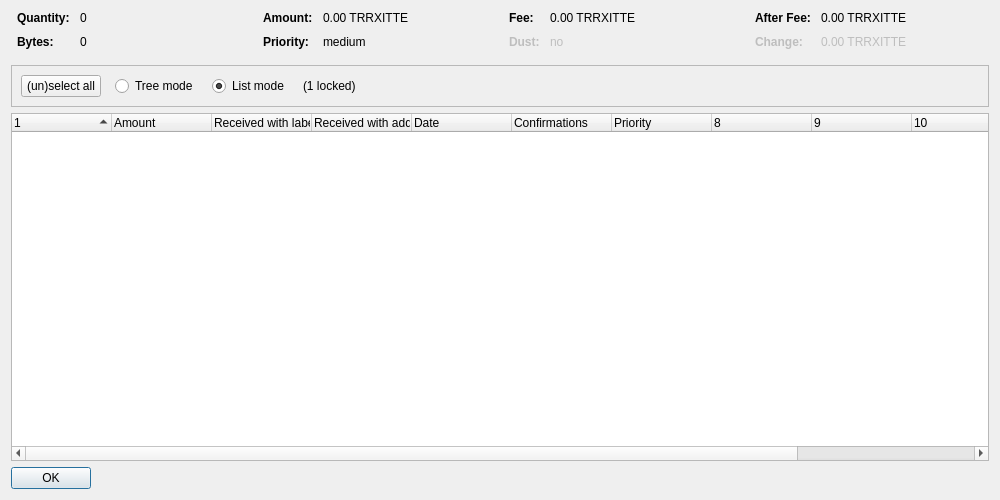
<?xml version="1.0" encoding="UTF-8"?>
<ui version="4.0">
 <class>CoinControlDialog</class>
 <widget class="QDialog" name="CoinControlDialog">
  <property name="geometry">
   <rect>
    <x>0</x>
    <y>0</y>
    <width>1000</width>
    <height>500</height>
   </rect>
  </property>
  <property name="windowTitle">
   <string>Coin Selection</string>
  </property>
  <layout class="QVBoxLayout" name="verticalLayout">
   <item>
    <layout class="QHBoxLayout" name="horizontalLayoutTop" stretch="0,0,0,0">
     <property name="topMargin">
      <number>0</number>
     </property>
     <property name="bottomMargin">
      <number>10</number>
     </property>
     <item>
      <layout class="QFormLayout" name="formLayoutCoinControl1">
       <property name="horizontalSpacing">
        <number>10</number>
       </property>
       <property name="verticalSpacing">
        <number>10</number>
       </property>
       <property name="leftMargin">
        <number>6</number>
       </property>
       <property name="rightMargin">
        <number>6</number>
       </property>
       <item row="0" column="0">
        <widget class="QLabel" name="labelCoinControlQuantityText">
         <property name="font">
          <font>
           <weight>75</weight>
           <bold>true</bold>
          </font>
         </property>
         <property name="text">
          <string>Quantity:</string>
         </property>
        </widget>
       </item>
       <item row="0" column="1">
        <widget class="QLabel" name="labelCoinControlQuantity">
         <property name="cursor">
          <cursorShape>IBeamCursor</cursorShape>
         </property>
         <property name="contextMenuPolicy">
          <enum>Qt::ActionsContextMenu</enum>
         </property>
         <property name="text">
          <string notr="true">0</string>
         </property>
         <property name="textInteractionFlags">
          <set>Qt::LinksAccessibleByMouse|Qt::TextSelectableByKeyboard|Qt::TextSelectableByMouse</set>
         </property>
        </widget>
       </item>
       <item row="1" column="0">
        <widget class="QLabel" name="labelCoinControlBytesText">
         <property name="font">
          <font>
           <weight>75</weight>
           <bold>true</bold>
          </font>
         </property>
         <property name="text">
          <string>Bytes:</string>
         </property>
        </widget>
       </item>
       <item row="1" column="1">
        <widget class="QLabel" name="labelCoinControlBytes">
         <property name="cursor">
          <cursorShape>IBeamCursor</cursorShape>
         </property>
         <property name="contextMenuPolicy">
          <enum>Qt::ActionsContextMenu</enum>
         </property>
         <property name="text">
          <string notr="true">0</string>
         </property>
         <property name="textInteractionFlags">
          <set>Qt::LinksAccessibleByMouse|Qt::TextSelectableByKeyboard|Qt::TextSelectableByMouse</set>
         </property>
        </widget>
       </item>
      </layout>
     </item>
     <item>
      <layout class="QFormLayout" name="formLayoutCoinControl2">
       <property name="horizontalSpacing">
        <number>10</number>
       </property>
       <property name="verticalSpacing">
        <number>10</number>
       </property>
       <property name="leftMargin">
        <number>6</number>
       </property>
       <property name="rightMargin">
        <number>6</number>
       </property>
       <item row="0" column="0">
        <widget class="QLabel" name="labelCoinControlAmountText">
         <property name="font">
          <font>
           <weight>75</weight>
           <bold>true</bold>
          </font>
         </property>
         <property name="text">
          <string>Amount:</string>
         </property>
        </widget>
       </item>
       <item row="0" column="1">
        <widget class="QLabel" name="labelCoinControlAmount">
         <property name="cursor">
          <cursorShape>IBeamCursor</cursorShape>
         </property>
         <property name="contextMenuPolicy">
          <enum>Qt::ActionsContextMenu</enum>
         </property>
         <property name="text">
          <string notr="true">0.00 TRRXITTE</string>
         </property>
         <property name="textInteractionFlags">
          <set>Qt::LinksAccessibleByMouse|Qt::TextSelectableByKeyboard|Qt::TextSelectableByMouse</set>
         </property>
        </widget>
       </item>
       <item row="1" column="0">
        <widget class="QLabel" name="labelCoinControlPriorityText">
         <property name="font">
          <font>
           <weight>75</weight>
           <bold>true</bold>
          </font>
         </property>
         <property name="text">
          <string>Priority:</string>
         </property>
        </widget>
       </item>
       <item row="1" column="1">
        <widget class="QLabel" name="labelCoinControlPriority">
         <property name="cursor">
          <cursorShape>IBeamCursor</cursorShape>
         </property>
         <property name="contextMenuPolicy">
          <enum>Qt::ActionsContextMenu</enum>
         </property>
         <property name="text">
          <string notr="true">medium</string>
         </property>
         <property name="textInteractionFlags">
          <set>Qt::LinksAccessibleByMouse|Qt::TextSelectableByKeyboard|Qt::TextSelectableByMouse</set>
         </property>
        </widget>
       </item>
      </layout>
     </item>
     <item>
      <layout class="QFormLayout" name="formLayoutCoinControl3">
       <property name="horizontalSpacing">
        <number>10</number>
       </property>
       <property name="verticalSpacing">
        <number>10</number>
       </property>
       <property name="leftMargin">
        <number>6</number>
       </property>
       <property name="rightMargin">
        <number>6</number>
       </property>
       <item row="0" column="0">
        <widget class="QLabel" name="labelCoinControlFeeText">
         <property name="font">
          <font>
           <weight>75</weight>
           <bold>true</bold>
          </font>
         </property>
         <property name="text">
          <string>Fee:</string>
         </property>
        </widget>
       </item>
       <item row="0" column="1">
        <widget class="QLabel" name="labelCoinControlFee">
         <property name="cursor">
          <cursorShape>IBeamCursor</cursorShape>
         </property>
         <property name="contextMenuPolicy">
          <enum>Qt::ActionsContextMenu</enum>
         </property>
         <property name="text">
          <string notr="true">0.00 TRRXITTE</string>
         </property>
         <property name="textInteractionFlags">
          <set>Qt::LinksAccessibleByMouse|Qt::TextSelectableByKeyboard|Qt::TextSelectableByMouse</set>
         </property>
        </widget>
       </item>
       <item row="1" column="0">
        <widget class="QLabel" name="labelCoinControlLowOutputText">
         <property name="enabled">
          <bool>false</bool>
         </property>
         <property name="font">
          <font>
           <weight>75</weight>
           <bold>true</bold>
          </font>
         </property>
         <property name="text">
          <string>Dust:</string>
         </property>
        </widget>
       </item>
       <item row="1" column="1">
        <widget class="QLabel" name="labelCoinControlLowOutput">
         <property name="enabled">
          <bool>false</bool>
         </property>
         <property name="cursor">
          <cursorShape>IBeamCursor</cursorShape>
         </property>
         <property name="contextMenuPolicy">
          <enum>Qt::ActionsContextMenu</enum>
         </property>
         <property name="text">
          <string notr="true">no</string>
         </property>
         <property name="textInteractionFlags">
          <set>Qt::LinksAccessibleByMouse|Qt::TextSelectableByKeyboard|Qt::TextSelectableByMouse</set>
         </property>
        </widget>
       </item>
      </layout>
     </item>
     <item>
      <layout class="QFormLayout" name="formLayoutCoinControl4">
       <property name="horizontalSpacing">
        <number>10</number>
       </property>
       <property name="verticalSpacing">
        <number>10</number>
       </property>
       <property name="leftMargin">
        <number>6</number>
       </property>
       <property name="rightMargin">
        <number>6</number>
       </property>
       <item row="0" column="0">
        <widget class="QLabel" name="labelCoinControlAfterFeeText">
         <property name="font">
          <font>
           <weight>75</weight>
           <bold>true</bold>
          </font>
         </property>
         <property name="text">
          <string>After Fee:</string>
         </property>
        </widget>
       </item>
       <item row="0" column="1">
        <widget class="QLabel" name="labelCoinControlAfterFee">
         <property name="cursor">
          <cursorShape>IBeamCursor</cursorShape>
         </property>
         <property name="contextMenuPolicy">
          <enum>Qt::ActionsContextMenu</enum>
         </property>
         <property name="text">
          <string notr="true">0.00 TRRXITTE</string>
         </property>
         <property name="textInteractionFlags">
          <set>Qt::LinksAccessibleByMouse|Qt::TextSelectableByKeyboard|Qt::TextSelectableByMouse</set>
         </property>
        </widget>
       </item>
       <item row="1" column="0">
        <widget class="QLabel" name="labelCoinControlChangeText">
         <property name="enabled">
          <bool>false</bool>
         </property>
         <property name="font">
          <font>
           <weight>75</weight>
           <bold>true</bold>
          </font>
         </property>
         <property name="text">
          <string>Change:</string>
         </property>
        </widget>
       </item>
       <item row="1" column="1">
        <widget class="QLabel" name="labelCoinControlChange">
         <property name="enabled">
          <bool>false</bool>
         </property>
         <property name="cursor">
          <cursorShape>IBeamCursor</cursorShape>
         </property>
         <property name="contextMenuPolicy">
          <enum>Qt::ActionsContextMenu</enum>
         </property>
         <property name="text">
          <string notr="true">0.00 TRRXITTE</string>
         </property>
         <property name="textInteractionFlags">
          <set>Qt::LinksAccessibleByMouse|Qt::TextSelectableByKeyboard|Qt::TextSelectableByMouse</set>
         </property>
        </widget>
       </item>
      </layout>
     </item>
    </layout>
   </item>
   <item>
    <widget class="QFrame" name="frame">
     <property name="minimumSize">
      <size>
       <width>0</width>
       <height>40</height>
      </size>
     </property>
     <property name="frameShape">
      <enum>QFrame::StyledPanel</enum>
     </property>
     <property name="frameShadow">
      <enum>QFrame::Sunken</enum>
     </property>
     <layout class="QHBoxLayout" name="horizontalLayout">
      <item>
       <layout class="QHBoxLayout" name="horizontalLayoutPanel" stretch="0,0,0,0,0">
        <property name="spacing">
         <number>14</number>
        </property>
        <item>
         <widget class="QPushButton" name="pushButtonSelectAll">
          <property name="sizePolicy">
           <sizepolicy hsizetype="Maximum" vsizetype="Fixed">
            <horstretch>0</horstretch>
            <verstretch>0</verstretch>
           </sizepolicy>
          </property>
          <property name="text">
           <string>(un)select all</string>
          </property>
          <property name="autoDefault">
           <bool>false</bool>
          </property>
         </widget>
        </item>
        <item>
         <widget class="QRadioButton" name="radioTreeMode">
          <property name="sizePolicy">
           <sizepolicy hsizetype="Maximum" vsizetype="Fixed">
            <horstretch>0</horstretch>
            <verstretch>0</verstretch>
           </sizepolicy>
          </property>
          <property name="text">
           <string>Tree mode</string>
          </property>
         </widget>
        </item>
        <item>
         <widget class="QRadioButton" name="radioListMode">
          <property name="sizePolicy">
           <sizepolicy hsizetype="Maximum" vsizetype="Fixed">
            <horstretch>0</horstretch>
            <verstretch>0</verstretch>
           </sizepolicy>
          </property>
          <property name="text">
           <string>List mode</string>
          </property>
          <property name="checked">
           <bool>true</bool>
          </property>
         </widget>
        </item>
        <item>
         <widget class="QLabel" name="labelLocked">
          <property name="text">
           <string notr="true">(1 locked)</string>
          </property>
         </widget>
        </item>
        <item>
         <spacer name="horizontalSpacer">
          <property name="orientation">
           <enum>Qt::Horizontal</enum>
          </property>
          <property name="sizeHint" stdset="0">
           <size>
            <width>40</width>
            <height>20</height>
           </size>
          </property>
         </spacer>
        </item>
       </layout>
      </item>
     </layout>
    </widget>
   </item>
   <item>
    <widget class="CoinControlTreeWidget" name="treeWidget">
     <property name="contextMenuPolicy">
      <enum>Qt::CustomContextMenu</enum>
     </property>
     <property name="sortingEnabled">
      <bool>false</bool>
     </property>
     <property name="columnCount">
      <number>12</number>
     </property>
     <attribute name="headerShowSortIndicator" stdset="0">
      <bool>true</bool>
     </attribute>
     <attribute name="headerStretchLastSection">
      <bool>false</bool>
     </attribute>
     <column>
      <property name="text">
       <string/>
      </property>
     </column>
     <column>
      <property name="text">
       <string>Amount</string>
      </property>
     </column>
     <column>
      <property name="text">
       <string>Received with label</string>
      </property>
     </column>
     <column>
      <property name="text">
       <string>Received with address</string>
      </property>
     </column>
     <column>
      <property name="text">
       <string>Date</string>
      </property>
     </column>
     <column>
      <property name="text">
       <string>Confirmations</string>
      </property>
      <property name="toolTip">
       <string>Confirmed</string>
      </property>
     </column>
     <column>
      <property name="text">
       <string>Priority</string>
      </property>
     </column>
     <column>
      <property name="text">
       <string/>
      </property>
     </column>
     <column>
      <property name="text">
       <string/>
      </property>
     </column>
     <column>
      <property name="text">
       <string/>
      </property>
     </column>
     <column>
      <property name="text">
       <string/>
      </property>
     </column>
     <column>
      <property name="text">
       <string/>
      </property>
     </column>
    </widget>
   </item>
   <item>
    <widget class="QDialogButtonBox" name="buttonBox">
     <property name="sizePolicy">
      <sizepolicy hsizetype="Maximum" vsizetype="Fixed">
       <horstretch>0</horstretch>
       <verstretch>0</verstretch>
      </sizepolicy>
     </property>
     <property name="orientation">
      <enum>Qt::Horizontal</enum>
     </property>
     <property name="standardButtons">
      <set>QDialogButtonBox::Ok</set>
     </property>
    </widget>
   </item>
  </layout>
 </widget>
 <customwidgets>
  <customwidget>
   <class>CoinControlTreeWidget</class>
   <extends>QTreeWidget</extends>
   <header>coincontroltreewidget.h</header>
  </customwidget>
 </customwidgets>
 <resources/>
 <connections/>
</ui>
